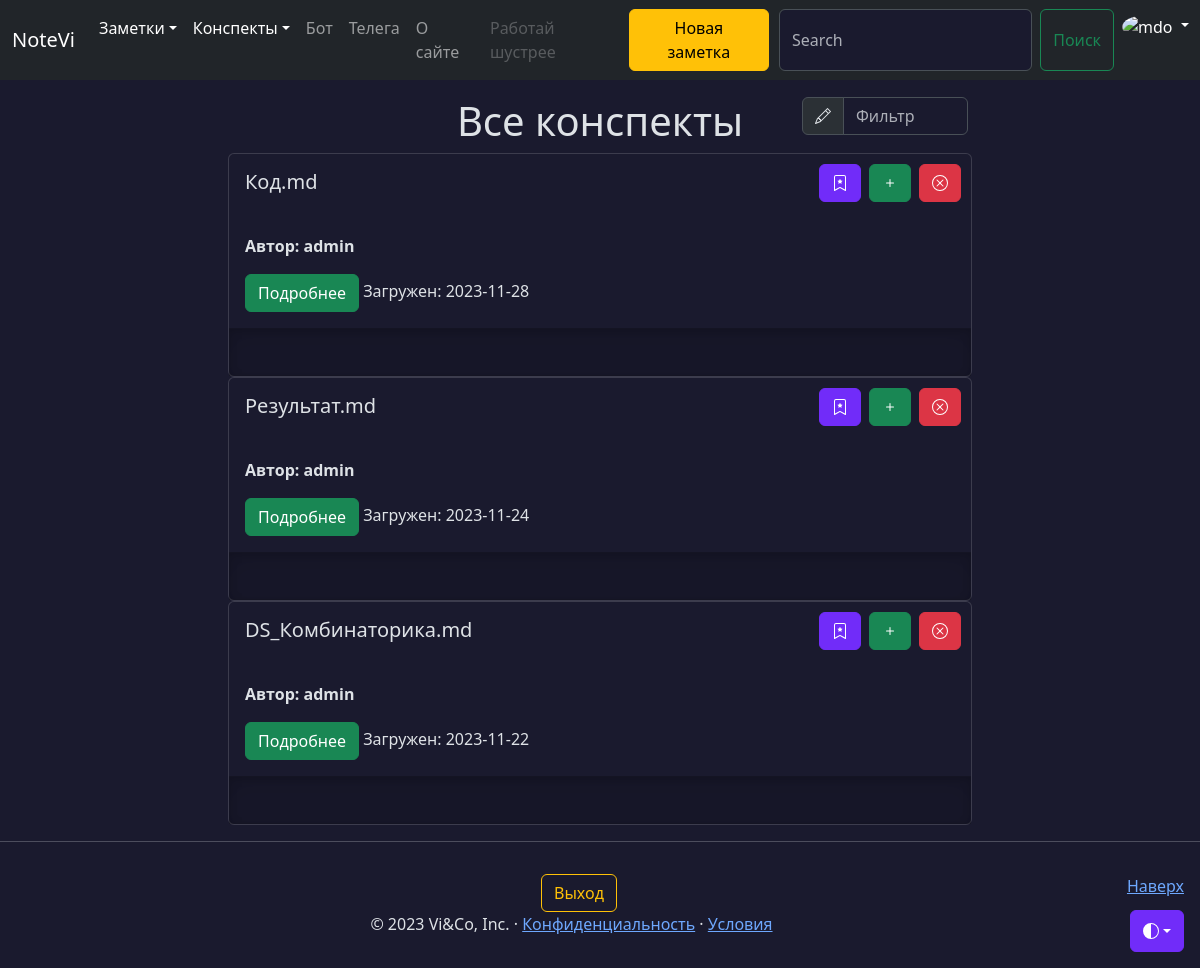
Page /conspects/favorites (signed in) on the earlier database version.
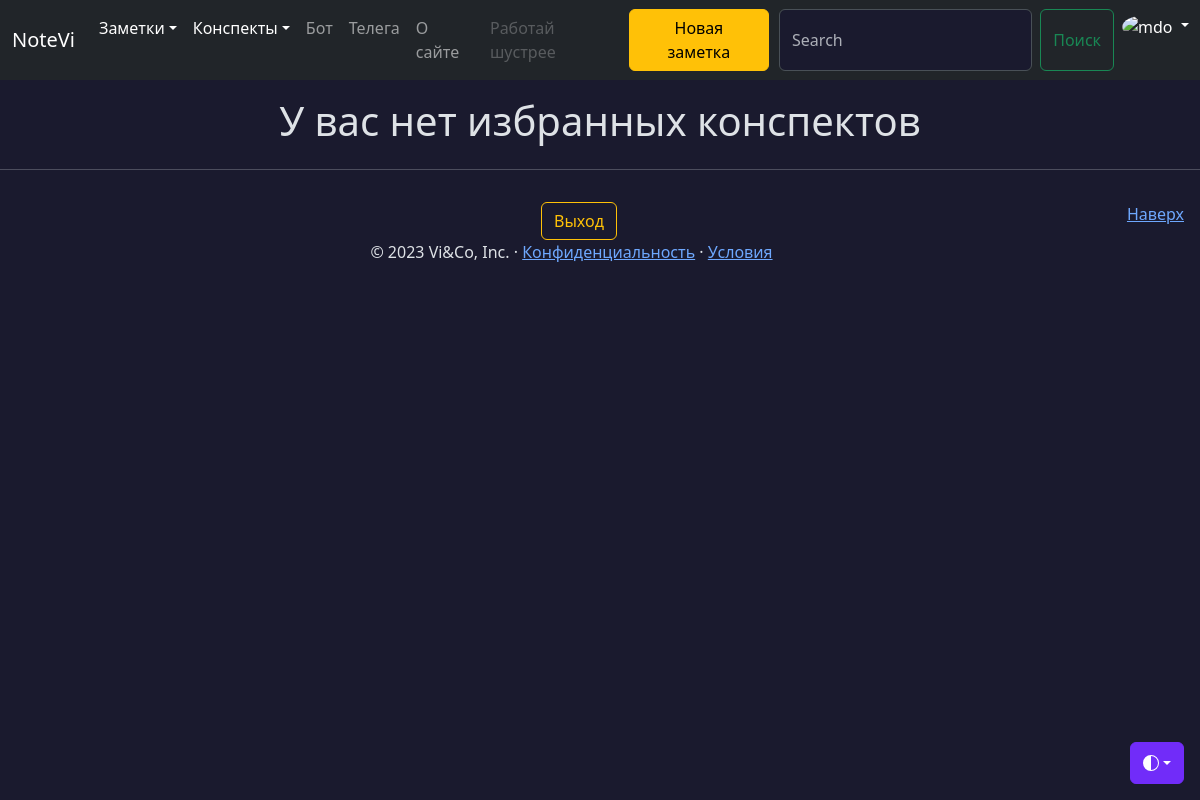
Same page on the later database version.
### models.py (models this page shows, shortened)
class Conspect(db.Model):
    id = db.Column(db.Integer, primary_key=True)
    name = db.Column(db.String(100), nullable=False, default='Not_name')
    files = db.relationship('File',
                            secondary='conspect_file',
                            lazy='subquery',
                            backref=db.backref('conspects',
                                               lazy=True))
    add_date = db.Column(db.Date(), default=datetime.utcnow)
    public = db.Column(db.String(8), default=None)
    user_id = db.Column(db.Integer, db.ForeignKey('user.id'))
    intro = db.Column(db.String(200), nullable=False, default=' ')
    favorites = db.relationship('User',
                                secondary='favorites_conspect',
                                backref=db.backref('favorite_conspects',
                                                   lazy=True),
                                lazy='subquery')
    images = db.relationship('File',
                             secondary='conspect_image',
                             lazy='subquery',
                             backref=db.backref('img_conspects',
                                                lazy=True))

class User(db.Model):
    id = db.Column(db.Integer, primary_key=True)
    username = db.Column(
        db.String(64), index=True, unique=True, nullable=False
    )
    email = db.Column(db.String(120), index=True, unique=True, nullable=False)
    password_hash = db.Column(db.String(255), nullable=False)
    notes = db.relationship('Note',
                            backref='author',
                            lazy='dynamic',
                            cascade='all, delete')
    created_on = db.Column(db.DateTime(), default=datetime.utcnow)
    updated_on = db.Column(
        db.DateTime, default=datetime.utcnow, onupdate=datetime.utcnow
    )
    conspects = db.relationship('Conspect',
                                backref='author',
                                lazy='dynamic',
                                cascade='all, delete'
                                )
    def is_favorite_conspect(self, conspect):
        if not self.favorite_conspects:
            return False
        return conspect in self.favorite_conspects
    def is_author(self, instance):
        return self.id == instance.user_id
    @property
    def is_authenticated(self):
        return True

### views/conspects.py (the view)
@app.route('/conspects/favorites')
@login_required
def favorite_conspects():
    conspects = (
        Conspect.query.filter(Conspect.favorites.contains(current_user))
                      .order_by(Conspect.id.desc())
                      .all()
    )
    return render_template('conspects.html', conspects=conspects)

### models.py (called while the page is built)
@login_manager.user_loader
def user_loader(id: int):
    return db.session.query(User).get(id)

### templates/conspects.html (shortened to what this page needs)
{% extends 'base.html' %}
{% block content %}
{% if request.endpoint == 'public_conspects' or current_user.is_authenticated %}
<div class="container mt-5">
  <div class="row justify-content-md-center">
    {% if conspects|length > 0 %}
    <div class="col-sm-4 col-lg-2">
    </div>
    <div class="col-sm-4 align-self-center">
        <h1 style="text-align: center;">Все конспекты</h1>
    {% else %}
      {% if request.endpoint == 'public' %}
        <h1 style="text-align: center;">Публичные конспекты отсутствуют</h1>
      {% elif request.endpoint == 'favorite_conspects' %}
        <h1 style="text-align: center;">У вас нет избранных конспектов</h1>
      {% else %}
        <h1 style="text-align: center;">Вы пока не написали ни одного конспекта</h1>
      {% endif %}
    {% endif %}
    </div>
    {% if conspects|length > 0 %}
      <div class="col-sm-4 col-lg-2 mb-2">
        <div class="input-group">
          <span class="input-group-text" id="basic-addon1">
          </span>
          <input type="text" class="form-control" placeholder="Фильтр" aria-label="Фильтр" aria-describedby="basic-addon1" id="filterInput">
        </div>
      </div>
    </div>
    {% endif %}
    {% if conspects|length > 0 %}
      {% for conspect in conspects %}
        <div class="card container col-lg-8 p-0">
          <div class="card-body container">
            <h5 class="card-title col-7">{{ conspect.name }}</h5>
            <il class="align-self-end">{% include 'includes/btn_conspect.html' %}</il>
          </div>
          <div class="card-body container">
            <p class="card-author"><b>Автор: {{ conspect.author.username }}</b></p>
            <a href="{{ url_for('conspect', id=conspect.id) }}" class="btn btn-success" data-toggle="button" aria-pressed="false" autocomplete="off">
                Подробнее
            </a>
            <note class="date col">Загружен: {{ conspect.add_date }}</note>
          </div>
          <div class="b-example-divider" style="width: 100%;"></div>
        </div>
      {% endfor %}
    {% endif %}
  </div>
  {% else %}
  <div class="container mt-5">
    <h1 style="text-align: center;">Войдите или зарегистрируйтесь</h1>
  </div>
  {% endif %}
{% endblock %}

### templates/includes/btn_conspect.html (shortened to what this page needs)
{% if current_user.is_authenticated %}
  {% if not current_user.is_author(conspect) %}
  <a {% if current_user.is_favorite_conspect(conspect) %} href="{{ url_for('unfavorite_conspect', id=conspect.id) }}" class="btn btn-success btn-bd-primary delete-button" {% else %} href="{{ url_for('favorite_conspect', id=conspect.id) }}" class="btn btn-success delete-button" {% endif %}>
    <svg xmlns="http://www.w3.org/2000/svg" width="16" height="16" fill="currentColor" class="bi bi-trash" viewBox="0 0 16 16">
      <path d="M7.84 4.1a.178.178 0 0 1 .32 0l.634 1.285a.178.178 0 0 0 .134.098l1.42.206c.145.021.204.2.098.303L9.42 6.993a.178.178 0 0 0-.051.158l.242 1.414a.178.178 0 0 1-.258.187l-1.27-.668a.178.178 0 0 0-.165 0l-1.27.668a.178.178 0 0 1-.257-.187l.242-1.414a.178.178 0 0 0-.05-.158l-1.03-1.001a.178.178 0 0 1 .098-.303l1.42-.206a.178.178 0 0 0 .134-.098L7.84 4.1z"></path>
      <path d="M2 2a2 2 0 0 1 2-2h8a2 2 0 0 1 2 2v13.5a.5.5 0 0 1-.777.416L8 13.101l-5.223 2.815A.5.5 0 0 1 2 15.5V2zm2-1a1 1 0 0 0-1 1v12.566l4.723-2.482a.5.5 0 0 1 .554 0L13 14.566V2a1 1 0 0 0-1-1H4z"></path>
    </svg>
  </a>
  {% else %}
  <a {% if current_user.is_favorite_conspect(conspect) %} href="{{ url_for('unfavorite_conspect', id=conspect.id) }}" class="btn btn-success btn-bd-primary favorite-button" {% else %} href="{{ url_for('favorite_conspect', id=conspect.id) }}" class="btn btn-success favorite-button" {% endif %}>
  </a>
  {% endif %}
{% endif %}
{% if current_user.is_authenticated and current_user.is_author(conspect) %}
  <a href="{{ url_for('add_intro', id=conspect.id) }}" class="btn btn-success edit-button">
    <svg xmlns="http://www.w3.org/2000/svg" width="16" height="16" fill="currentColor" class="bi bi-plus" viewBox="0 0 16 16">
      <path d="M8 4a.5.5 0 0 1 .5.5v3h3a.5.5 0 0 1 0 1h-3v3a.5.5 0 0 1-1 0v-3h-3a.5.5 0 0 1 0-1h3v-3A.5.5 0 0 1 8 4z"/>
    </svg>
  </a>
  <a href="{{ url_for('confirmation_conspect', id=conspect.id) }}" class="btn btn-danger delete-button">
    </a>
{% endif %}

Differences in the rows shown:
removed Conspect: name "Код.md", author.username "admin", add_date "2023-11-28"
removed Conspect: name "Результат.md", author.username "admin", add_date "2023-11-24"
removed Conspect: name "DS_Комбинаторика.md", author.username "admin", add_date "2023-11-22"
Other differences:
text no longer shown: "Все конспекты"
text now shown: "У вас нет избранных конспектов"
